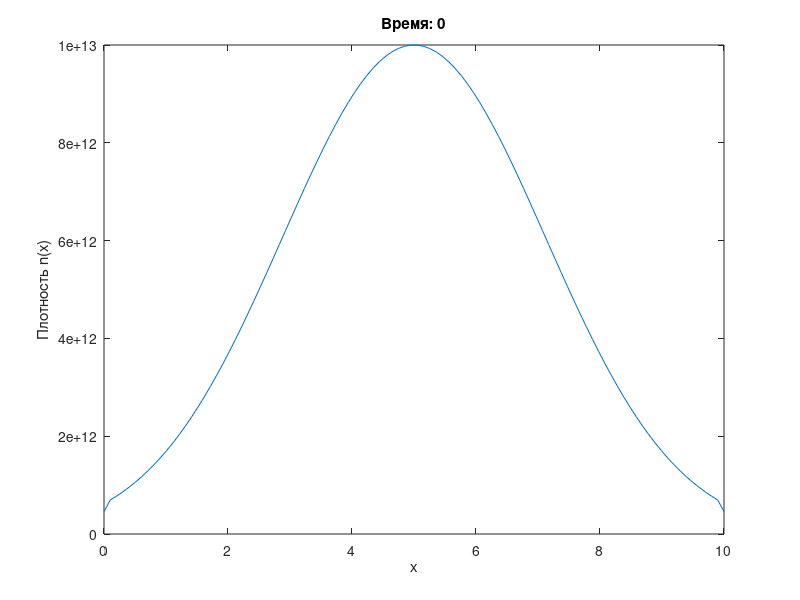
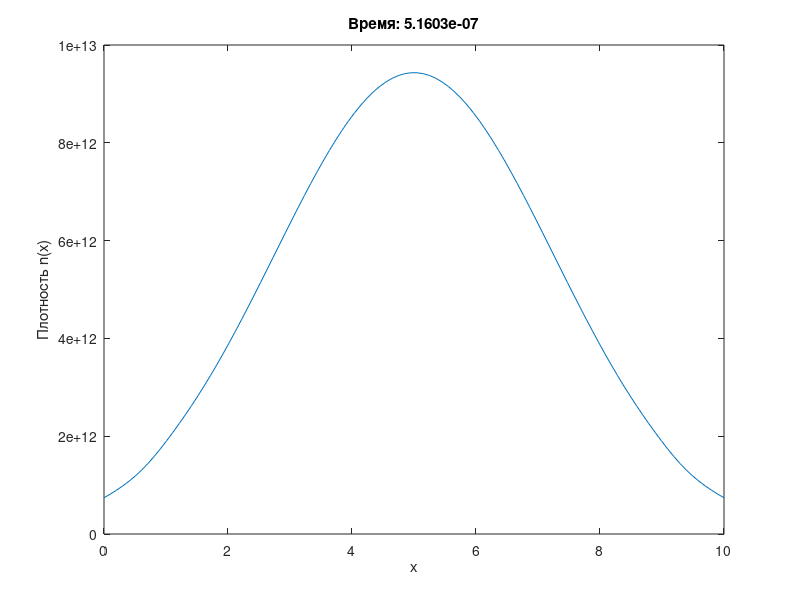
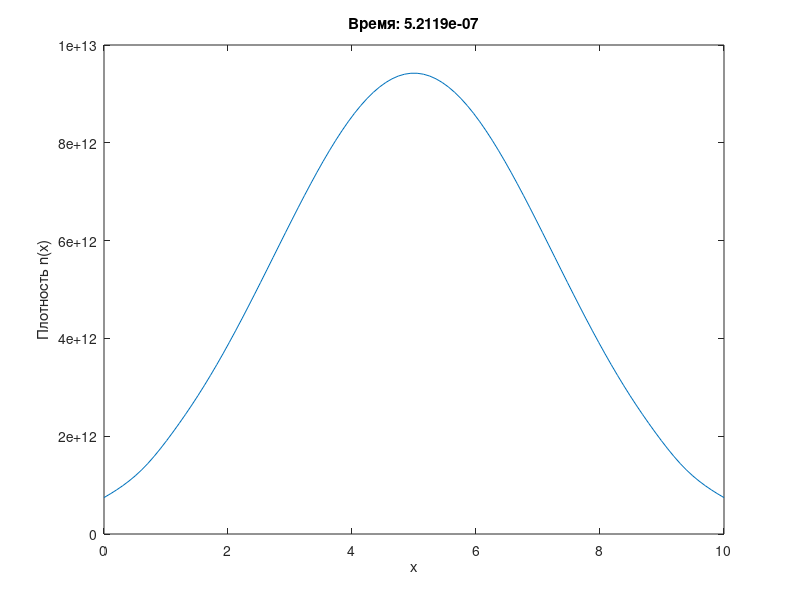
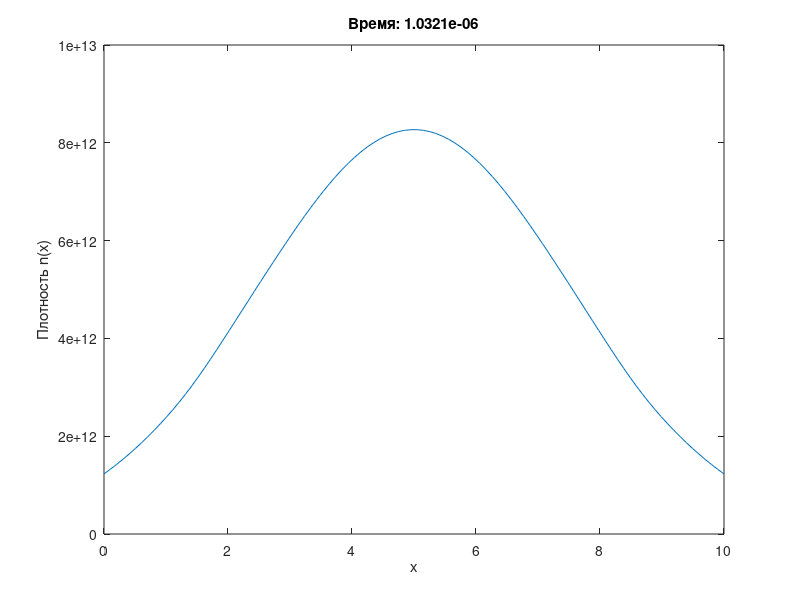

MATLAB code for these plots, in order:
% Физические параметры
c = 2.99792458e10;      % Скорость света [см/с]
eV = 1.602176634e-12;   % 1 эВ в эргах
mp = 938.272e6;         % Масса протона [эВ/c^2]

% Параметры задачи
L = 10;                 % Длина области [см]
n0 = 1e13;              % Начальная концентрация [см^-3]
T0 = 2;                 % Температура левой стенки [эВ]
TL = 1;                 % Температура правой стенки [эВ]
VT0 = sqrt(2*T0/mp)*c;  % Термическая скорость (левая стенка)
VTL = sqrt(2*TL/mp)*c;  % Термическая скорость (правая стенка)

% Сетка по пространств3V3у
Nx = 100;
x = linspace(0, L, Nx);
dx = x(2) - x(1);

% Сетка по скоростям (только vx, так как 1D)
Nv = 13;
v_max = 5*max(VT0,VTL);
vx = linspace(-v_max, v_max, Nv);
vy = linspace(-v_max, v_max, Nv);
vz = linspace(-v_max, v_max, Nv);
dv = vx(2) - vx(1);
[Vx, Vy, Vz] = meshgrid(vx, vy, vz);

% Шаг по времени
dt = 0.5*dx/v_max;
T_final = 1000*dt;

% Начальное распределение
f = zeros(Nx, Nv, Nv, Nv);
for ix = 1 : Nx
    f(ix,:,:,:) = n0/(sqrt(pi)*VT0)^3 * exp(-(x(ix) - L/2).^2/3^2) * exp(-(Vx.^2 + Vy.^2 + Vz.^2)/VT0^2);
end

i = 1;

% Основной цикл
for t = 0:dt:T_final
    f_new = zeros(size(f));
    flux_out_left = 0;
    flux_out_right = 0;
    
    % Перенос частиц и учет вылетающих
    for ivx = 1:Nv
        x_new = x - vx(ivx)*dt;
        
        temp_f = reshape(f(:,ivx,:,:), [length(x), Nv*Nv]);
        temp_f_new = interp1(x, temp_f, x_new, 'linear', 0);
        
        % Проверка границ для текущей скорости vx
        if vx(ivx) < 0
            mask_out_left = (x_new <= 0);
            flux_out_left = flux_out_left + sum(temp_f_new(mask_out_left,:).*abs(vx(ivx)), 2)*dv^3;
            temp_f_new(mask_out_left,:) = zeros(length(mask_out_left(mask_out_left~=0)), Nv*Nv);
        elseif vx(ivx) > 0
            mask_out_right = (x_new >= L);
            flux_out_right = flux_out_right + sum(temp_f_new(mask_out_right,:).*vx(ivx), 2)*dv^3;
            temp_f_new(mask_out_right,:) = zeros(length(mask_out_right(mask_out_right~=0)), Nv*Nv);
        end

        f_new(:,ivx,:,:) = reshape(temp_f_new, [length(x_new), 1, Nv, Nv]);
    end
    
    % Добавление отраженных частиц
    if flux_out_left > 0
        % Нормализация для левой стенки
        norm_factor = flux_out_left/( sum(exp(-vx(vx>0).^2/VT0^2)) * ...
            sum(exp(-vy.^2/VT0^2)) * sum(exp(-vz.^2/VT0^2)) * dv^3);
        for ivx = find(vx > 0)
            for ivy = 1:Nv
                for ivz = 1:Nv
                    f_new(1,ivx,ivy,ivz) = f_new(1,ivx,ivy,ivz) + norm_factor * ...
                        exp(-(vx(ivx)^2 + vy(ivy)^2 + vx(ivz)^2)/VT0^2);
                end
            end
        end
    end
    
    if flux_out_right > 0
        % Нормализация для правой стенки
        norm_factor = flux_out_right/( sum(exp(-vx(vx<0).^2/VTL^2)) * ...
            sum(exp(-vy.^2/VTL^2)) * sum(exp(-vz.^2/VTL^2)) * dv^3);
        for iv = find(vx < 0)
            for ivy = 1:Nv
                for ivz = 1:Nv
                    f_new(end,ivx,ivy,ivz) = f_new(end,ivx,ivy,ivz) + norm_factor * ...
                        exp(-(vx(ivx)^2 + vy(ivy)^2 + vx(ivz)^2)/VTL^2);
                end
            end
        end
    end
    
    f = f_new;
    
    % Визуализация
    if mod(t, 100*dt) < dt
        n = sum(sum(sum(f,4),3),2)*dv^3;
        
        figure(i)
        i = i + 1;
        plot(x, n)
        xlabel('x')
        ylabel('Плотность n(x)')
        title(['Время: ' num2str(t)])
    end
end